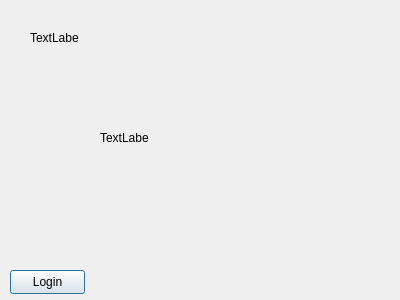
<?xml version="1.0" encoding="UTF-8"?>
<ui version="4.0">
 <class>Dialog</class>
 <widget class="QDialog" name="Dialog">
  <property name="geometry">
   <rect>
    <x>0</x>
    <y>0</y>
    <width>400</width>
    <height>300</height>
   </rect>
  </property>
  <property name="windowTitle">
   <string>Dialog</string>
  </property>
  <widget class="QLabel" name="Hello">
   <property name="geometry">
    <rect>
     <x>30</x>
     <y>30</y>
     <width>49</width>
     <height>16</height>
    </rect>
   </property>
   <property name="text">
    <string>TextLabel</string>
   </property>
  </widget>
  <widget class="QLabel" name="Image">
   <property name="geometry">
    <rect>
     <x>100</x>
     <y>130</y>
     <width>49</width>
     <height>16</height>
    </rect>
   </property>
   <property name="text">
    <string>TextLabel</string>
   </property>
  </widget>
  <widget class="QPushButton" name="Login">
   <property name="geometry">
    <rect>
     <x>10</x>
     <y>270</y>
     <width>75</width>
     <height>24</height>
    </rect>
   </property>
   <property name="text">
    <string>Login</string>
   </property>
  </widget>
 </widget>
 <resources/>
 <connections/>
</ui>
